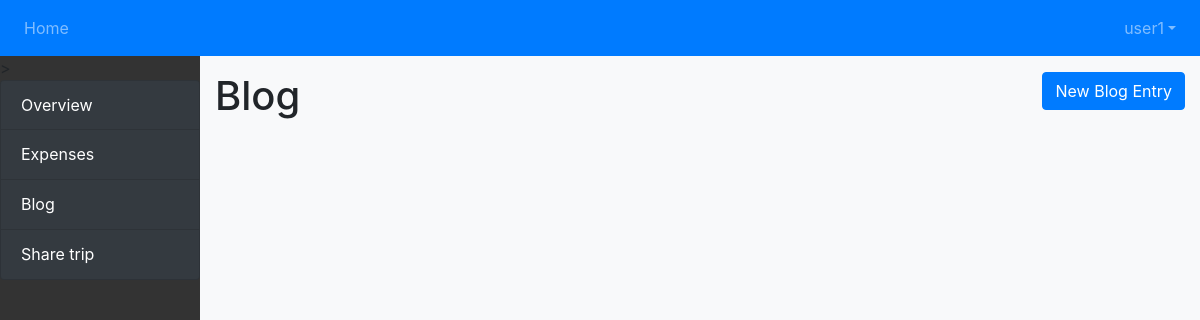
The page /trip/1/blog (signed in) on the database as committed earlier.
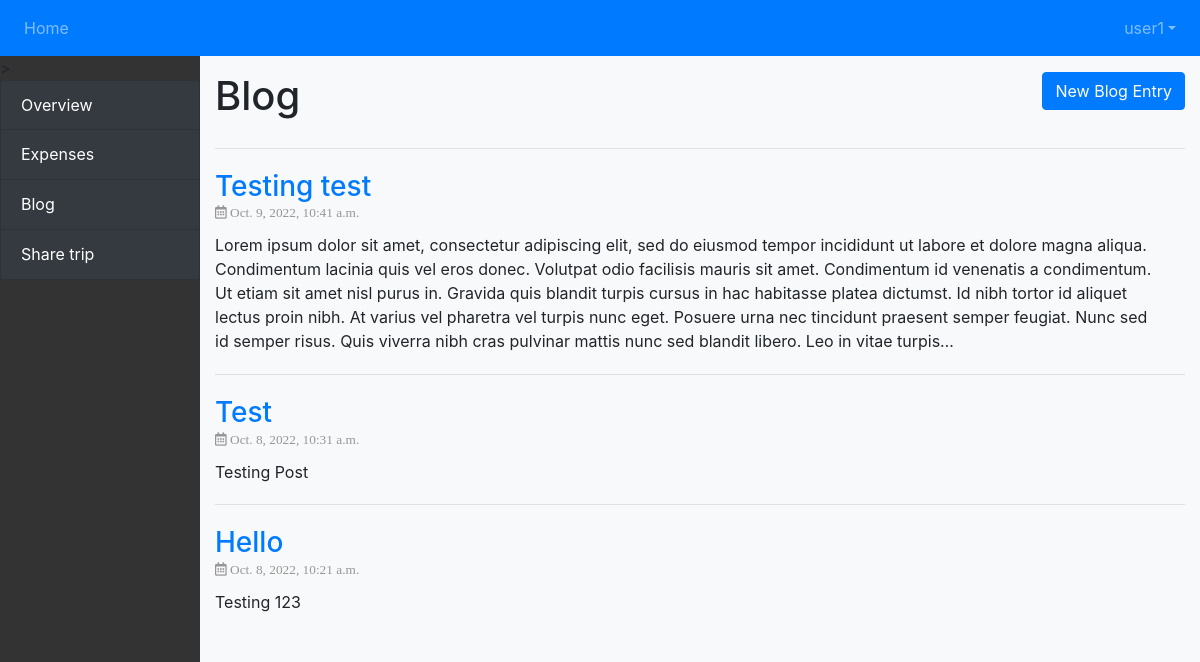
The same page on the database as committed later.
### tracker/models.py (models this page shows)
class Blog(models.Model):
    trip = models.ForeignKey(Trip, on_delete=models.CASCADE)
    title = models.CharField(max_length = 150)
    post = models.TextField()
    comments = models.ManyToManyField(settings.AUTH_USER_MODEL, through='Comment', related_name='comments_owned')
    created_at = models.DateTimeField(auto_now_add=True)

### tracker/views.py (the view)
# urls.py: path('trip/<int:pk>/blog', views.TripBlog.as_view(), name='trip_blog'),
class TripBlog(LoginRequiredMixin, DetailView): #List of all the blog entries for the trip
    template_name = 'tracker/trip_blog.html'
    def get(self, request, pk): #Get all the blog entries associated with the trip
        user_can_access = check_user_has_access_to_trip(trip_id=pk, request_user_id=request.user.id)
        if user_can_access:
            this_trip = Trip.objects.get(pk=pk)
            blog_posts = Blog.objects.filter(trip=this_trip).order_by('id').reverse()
            ctx = {'trip': this_trip, 'blog_posts' : blog_posts}
            return render(request, self.template_name, ctx)
        else:
            raise Http404('Access denied')

### tracker/utils.py (called while the page is built)
def check_user_has_access_to_trip(trip_id, request_user_id):
    this_trip = get_object_or_404(Trip, id=trip_id)
    this_trip_users = this_trip.groups.values('id')
    this_trip_users = [user['id'] for user in this_trip_users]
    if request_user_id in this_trip_users:
        return True
    else:
        return False

### tracker/templates/tracker/trip_blog.html (shortened to what this page needs)
{% extends "base_sidebar.html" %}
{% load crispy_forms_tags %}
{% block sidecontent %}
{% load static %}
{% include "delete_modal.html" %}
<a class="btn btn-primary" id="addModal" href="{% url 'tracker:trip_blog_create' trip.id%}"> New Blog Entry </a>
<h1>Blog</h1>
<div class='spacer'></div>
{% if blog_posts%}
<table class='table'>
{% for blog in blog_posts %}
<tr class='blogentry'>
    <td>
    <div class='blogtitle'><a href="{% url 'tracker:blog_detail' trip.id blog.id%}"> <h3>{{blog.title}}</h3> </div>
    <div class='blogdate'>
        <i class='far fa-calendar-alt'>
        {{blog.created_at}}
        </i>
    </div>
    <div class='blogpost'>{{blog.post | truncatechars:600}}</div>
    </td>
</tr>
{% endfor %}
</table>
{% endif %}
{% endblock %}

Rows that differ between the two databases and show on the page:
added Blog: title "Testing test", created_at "Oct. 9, 2022, 10:41 a.m.", post "Lorem ipsum dolor sit amet, consectetur adipiscing elit, sed do eiusmod tempor incididunt ut labore et dolore magna aliqua. Condimentum lacinia quis vel eros donec. Volutpat odio facilisis mauris sit amet. Condimentum id venenatis a condimentum. Ut etiam sit amet nisl purus in. Gravida quis blandit turpis cursus in hac habitasse platea dictumst. Id nibh tortor id aliquet lectus proin nibh. At varius vel pharetra vel turpis nunc eget. Posuere urna nec tincidunt praesent semper feugiat. Nunc sed id semper risus. Quis viverra nibh cras pulvinar mattis nunc sed blandit libero. Leo in vitae turpis…"
added Blog: title "Test", created_at "Oct. 8, 2022, 10:31 a.m.", post "Testing Post"
added Blog: title "Hello", created_at "Oct. 8, 2022, 10:21 a.m.", post "Testing 123"
